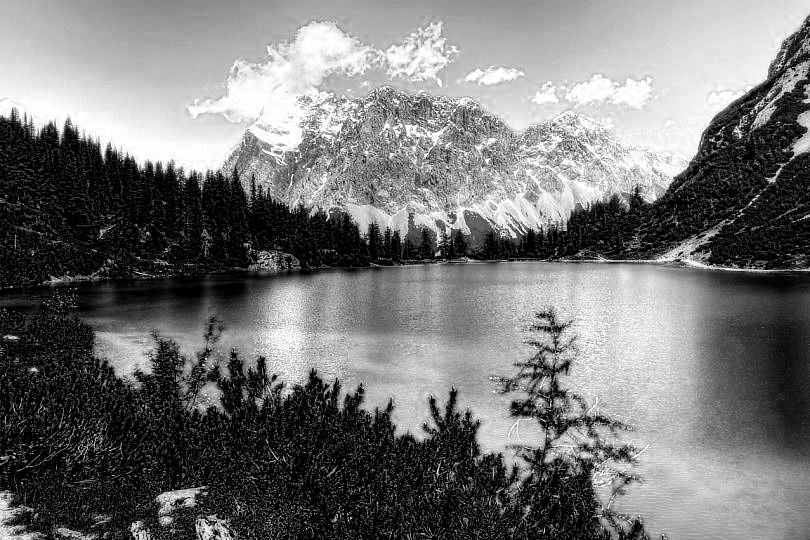
#> input picture imagen_prob1.jpg, 810 x 540 px; the run also reads 1 picture not shown here
$ jupyter execute --allow-errors Cindy_Lab1.ipynb
#> lines starting #> are read from the running program, lines starting #| are printed output that depends on the picture
Cindy Magaly Gutierrez Mendez
20016132

PROBLEMA 1

[cell 1]
import cv2
import numpy as np
import matplotlib.pyplot as plt

[cell 2]
def seleccionar_color(image_path, color):

    # Se carga la imagen
#> called with image_path = 'imagen_prob1.jpg', color = 1
    imagen = cv2.imread(image_path)
#> imagen is the input picture: shape (540, 810, 3); min 0, max 255, mean 118.1

    # Se crea una matriz de ceros del mismo tamaño que la imagen
    resultado = np.zeros_like(imagen)

    if color == 1:  # Mostrar solo el color azul
        resultado[:, :, 0] = imagen[:, :, 0]
    elif color == 2:  # Mostrar solo el color verde
        resultado[:, :, 1] = imagen[:, :, 1]
    elif color == 3:  # Mostrar solo el color rojo
        resultado[:, :, 2] = imagen[:, :, 2]
    elif color == 10:  # Mostrar rojo y verde
        resultado[:, :, 0] = imagen[:, :, 0]
        resultado[:, :, 1] = imagen[:, :, 1]
    elif color == 20:  # Mostrar verde y azul
        resultado[:, :, 1] = imagen[:, :, 1]
        resultado[:, :, 2] = imagen[:, :, 2]
    elif color == 30:  # Mostrar azul y rojo
        resultado[:, :, 0] = imagen[:, :, 0]
        resultado[:, :, 2] = imagen[:, :, 2]
    else:
        raise ValueError("Valor de color no válido")

    return resultado

Ejemplo "imagen_prob1.jpg"

[cell 3]
imagen_resultante = seleccionar_color("imagen_prob1.jpg", 1) # Mostrar solo el color azul

# Mostrar la imagen resultante
plt.imshow(cv2.cvtColor(imagen_resultante, cv2.COLOR_BGR2RGB))
plt.axis('off')  # Oculta ejes
plt.show()

[cell 4]
imagen_resultante = seleccionar_color("imagen_prob1.jpg", 2) # Mostrar solo el color verde

# Mostrar la imagen resultante
plt.imshow(cv2.cvtColor(imagen_resultante, cv2.COLOR_BGR2RGB))
plt.axis('off')  # Oculta ejes
plt.show()

[cell 5]
imagen_resultante = seleccionar_color("imagen_prob1.jpg", 3) # Mostrar solo el color rojo

# Mostrar la imagen resultante
plt.imshow(cv2.cvtColor(imagen_resultante, cv2.COLOR_BGR2RGB))
plt.axis('off')  # Oculta ejes
plt.show()

[cell 6]
imagen_resultante = seleccionar_color("imagen_prob1.jpg", 10) # Mostrar rojo y verde
#> call 4 of seleccionar_color, with image_path = 'imagen_prob1.jpg', color = 10
#> in seleccionar_color (call 4), `resultado[:, :, 1] = imagen[:, :, 1]`:
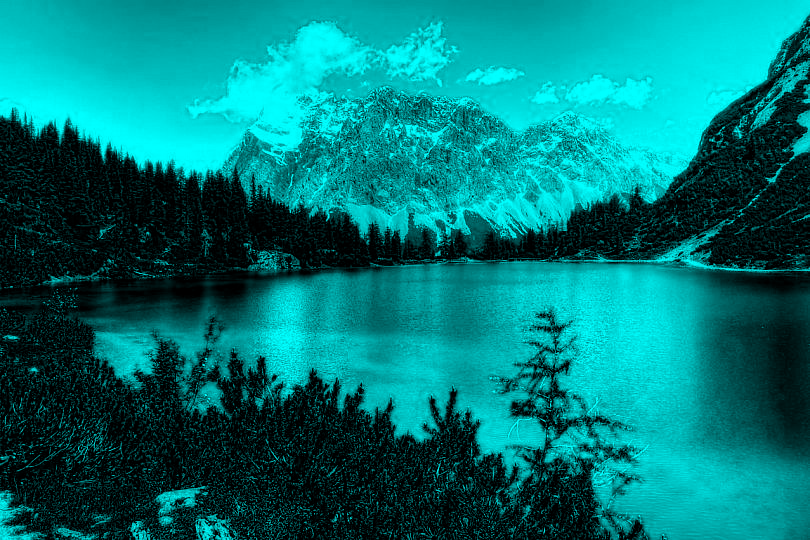
#> resultado: shape (540, 810, 3); mean B, G, R 118.1, 118.1, 0

# Mostrar la imagen resultante
plt.imshow(cv2.cvtColor(imagen_resultante, cv2.COLOR_BGR2RGB))
plt.axis('off')  # Oculta ejes
plt.show()

[cell 7]
imagen_resultante = seleccionar_color("imagen_prob1.jpg", 20) # Mostrar verde y azul

# Mostrar la imagen resultante
plt.imshow(cv2.cvtColor(imagen_resultante, cv2.COLOR_BGR2RGB))
plt.axis('off')  # Oculta ejes
plt.show()

[cell 8]
imagen_resultante = seleccionar_color("imagen_prob1.jpg", 30) # Mostrar azul y rojo
#> in seleccionar_color (call 6), `resultado[:, :, 2] = imagen[:, :, 2]`:
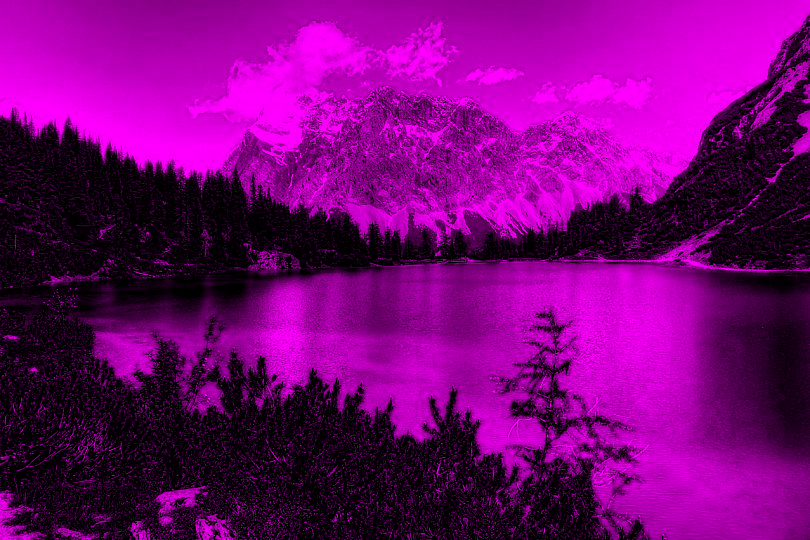
#> resultado: shape (540, 810, 3); mean B, G, R 118.1, 0, 118.1

# Mostrar la imagen resultante
plt.imshow(cv2.cvtColor(imagen_resultante, cv2.COLOR_BGR2RGB))
plt.axis('off')  # Oculta ejes
plt.show()

PROBLEMA 2

[cell 9]
def construir_imagen_color(imagen_roja, imagen_verde, imagen_azul):
    # Cargar las tres imágenes en escala de grises
#> called with imagen_roja = 'imagen1_salida_gray_rojo.jpg', imagen_verde = 'imagen1_salida_gray_verde.jpg', imagen_azul = 'imagen1_salida_gray_azul.jpg'
    img_r = cv2.imread(imagen_roja, cv2.IMREAD_GRAYSCALE)
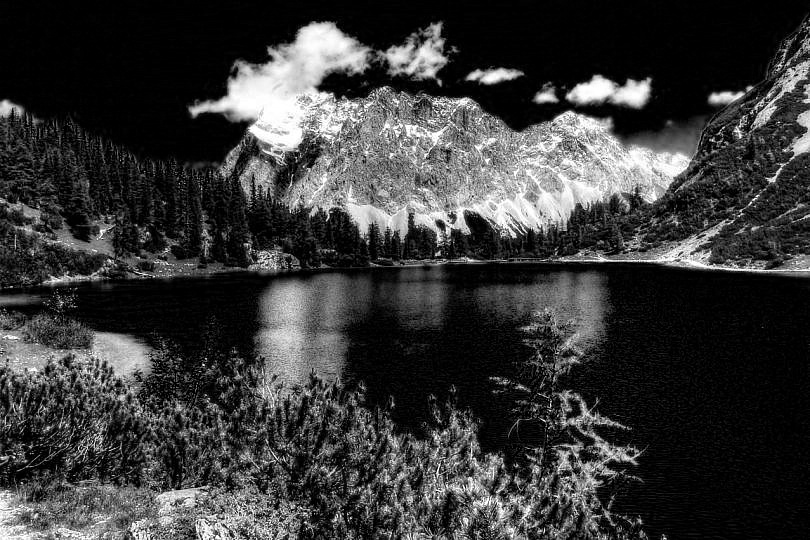
#> input picture imagen1_salida_gray_rojo.jpg, 810 x 540 px
#> img_r is the input picture: shape (540, 810); min 0, max 255, mean 57.5
    img_g = cv2.imread(imagen_verde, cv2.IMREAD_GRAYSCALE)
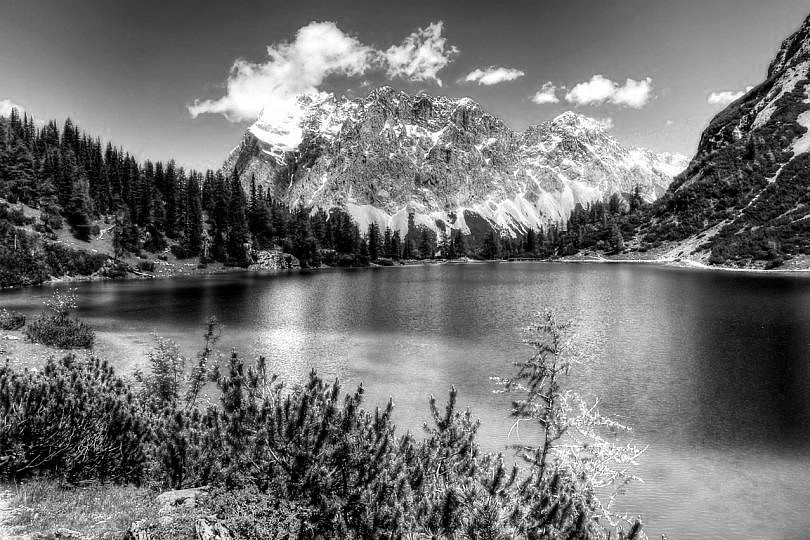
#> input picture imagen1_salida_gray_verde.jpg, 810 x 540 px
#> img_g is the input picture: shape (540, 810); min 0, max 255, mean 113.9
    img_b = cv2.imread(imagen_azul, cv2.IMREAD_GRAYSCALE)
#> img_b: shape (540, 810); min 0, max 255, mean 118.1

    # Crear una imagen en color a partir de las tres imágenes en escala de grises
    imagen_color = np.zeros((img_r.shape[0], img_r.shape[1], 3), dtype=np.uint8)
    imagen_color[:, :, 0] = img_b  # Canal azul
    imagen_color[:, :, 1] = img_g  # Canal verde
    imagen_color[:, :, 2] = img_r  # Canal rojo

    return imagen_color

[cell 10]
imagen_original = construir_imagen_color("imagen1_salida_gray_rojo.jpg", "imagen1_salida_gray_verde.jpg", "imagen1_salida_gray_azul.jpg")

# Mostrar imagen
plt.imshow(cv2.cvtColor(imagen_original, cv2.COLOR_BGR2RGB))
plt.axis('off')  # Ocultar ejes
plt.show()

[cell 11]
imagen_original = construir_imagen_color("imagen2_salida_gray_azul.jpg", "imagen2_salida_gray_verde.jpg", "imagen2_salida_gray_azul.jpg")
#> call 2 of construir_imagen_color, with imagen_roja = 'imagen2_salida_gray_azul.jpg', imagen_verde = 'imagen2_salida_gray_verde.jpg', imagen_azul = 'imagen2_salida_gray_azul.jpg'
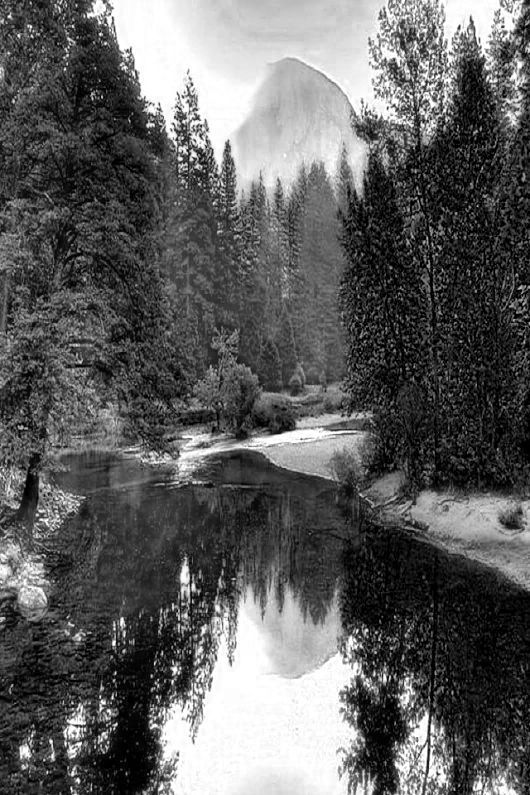
#> input picture imagen2_salida_gray_azul.jpg, 530 x 795 px
#> in construir_imagen_color, img_r is the input picture: shape (795, 530); min 0, max 255, mean 95.1
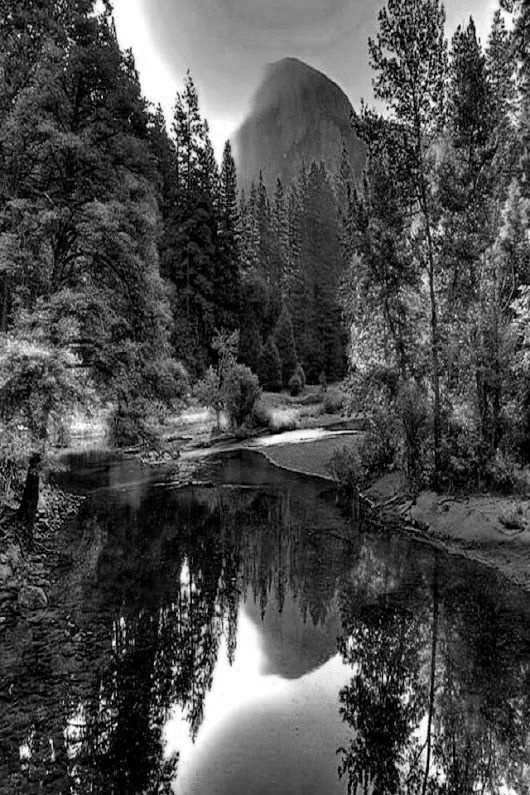
#> input picture imagen2_salida_gray_verde.jpg, 530 x 795 px
#> in construir_imagen_color, img_g is the input picture: shape (795, 530); min 0, max 255, mean 75.3
#> in construir_imagen_color (call 2), `imagen_color[:, :, 1] = img_g`:
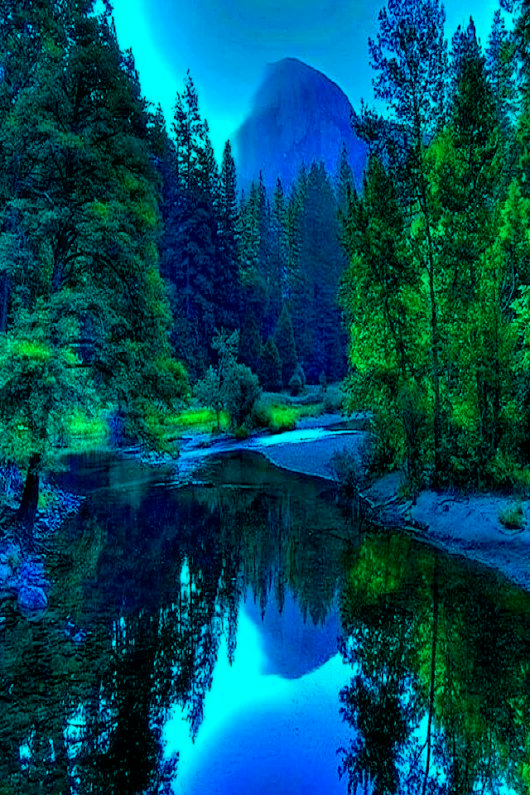
#> imagen_color: shape (795, 530, 3); mean of channels 0, 1, 2 95.1, 75.3, 0; drawn as B, G, R
#> in construir_imagen_color (call 2), `imagen_color[:, :, 2] = img_r`:
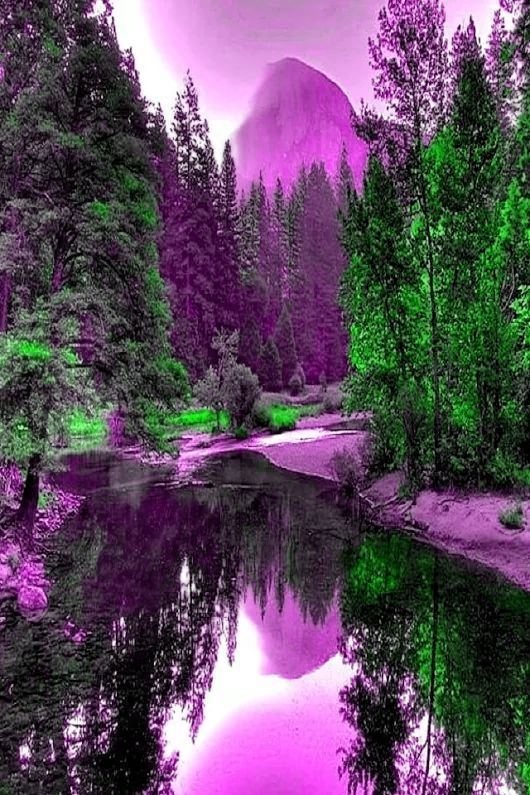
#> imagen_color: shape (795, 530, 3); mean of channels 0, 1, 2 95.1, 75.3, 95.1; drawn as B, G, R

# Mostrar imagen
plt.imshow(cv2.cvtColor(imagen_original, cv2.COLOR_BGR2RGB))
plt.axis('off')  # Ocultar ejes
plt.show()

#> (a cell that did not finish here is left out)


# Mostrar imagen
plt.imshow(cv2.cvtColor(imagen_original, cv2.COLOR_BGR2RGB))
plt.axis('off')  # Ocultar ejes
plt.show()

PROBLEMA 3

[cell 13]
def crear_escala_de_grises_3D(image_path):
    # Cargar la imagen en color
    imagen_original = cv2.imread(image_path)

    # Separar los canales de color
    canal_rojo = imagen_original[:, :, 2]  # Canal rojo
    canal_verde = imagen_original[:, :, 1]  # Canal verde
    canal_azul = imagen_original[:, :, 0]   # Canal azul

    # Crear imágenes en escala de grises en tres dimensiones
    imagen_gris_rojo = cv2.cvtColor(canal_rojo, cv2.COLOR_GRAY2BGR)
    imagen_gris_verde = cv2.cvtColor(canal_verde, cv2.COLOR_GRAY2BGR)
    imagen_gris_azul = cv2.cvtColor(canal_azul, cv2.COLOR_GRAY2BGR)

    return imagen_gris_rojo, imagen_gris_verde, imagen_gris_azul

[cell 14]
# Ejemplo de uso con "imagen_prob1.jpg"
imagen_prob1_gris_rojo, imagen_prob1_gris_verde, imagen_prob1_gris_azul = crear_escala_de_grises_3D("imagen_prob1.jpg")

# Imágenes
plt.figure(figsize=(12, 4))

plt.subplot(131)
plt.imshow(cv2.cvtColor(imagen_prob1_gris_rojo, cv2.COLOR_BGR2RGB))
plt.title("Canal Rojo")
plt.axis('off')

plt.subplot(132)
plt.imshow(cv2.cvtColor(imagen_prob1_gris_verde, cv2.COLOR_BGR2RGB))
plt.title("Canal Verde")
plt.axis('off')

plt.subplot(133)
plt.imshow(cv2.cvtColor(imagen_prob1_gris_azul, cv2.COLOR_BGR2RGB))
plt.title("Canal Azul")
plt.axis('off')

plt.show()

PROBLEMA 4

[cell 15]
def mostrar_histogramas(image_path):
    # Cargar la imagen en color
#> called with image_path = 'imagen_prob1.jpg'
    imagen_original = cv2.imread(image_path)

    # Convertir la imagen en escala de grises utilizando promedio aritmético
    imagen_gris = np.mean(imagen_original, axis=2, dtype=np.uint8)
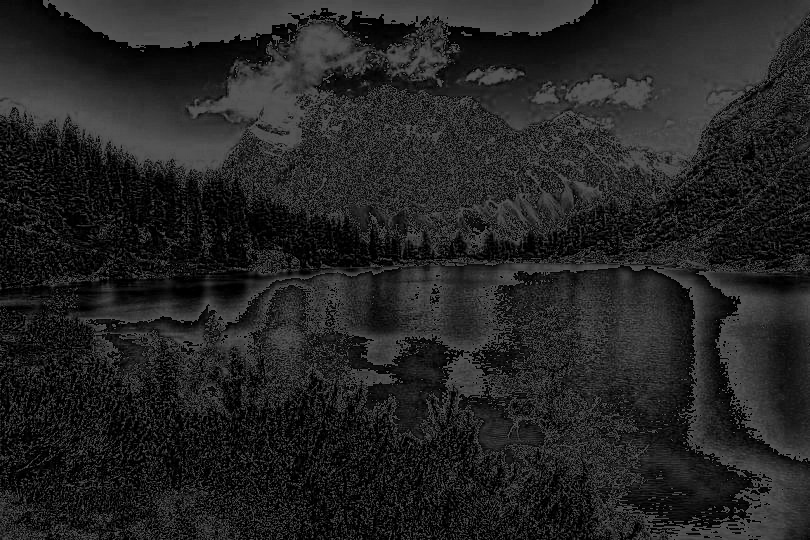
#> imagen_gris: shape (540, 810); min 0, max 85, mean 35.9

    # Calculo de histograma
    hist_rojo = cv2.calcHist([imagen_original], [2], None, [256], [0, 256])
#> hist_rojo = 256 values, max 30870 at index 0, min 698 at index 95, mean 1708.6
    hist_verde = cv2.calcHist([imagen_original], [1], None, [256], [0, 256])
#> hist_verde has the same summary as hist_rojo
    hist_azul = cv2.calcHist([imagen_original], [0], None, [256], [0, 256])
#> hist_azul has the same summary as hist_rojo
    hist_gris = cv2.calcHist([imagen_gris], [0], None, [256], [0, 256])
#> hist_gris = 256 values, max 33901 at index 0, min 0 at index 86, mean 1708.6

    # Calculo de media de la distribución en escala de grises
    media_gris = np.mean(hist_gris)
#> media_gris = 1708.6

    # Crear un arreglo de valores para el eje X (0-255)
    valores_x = np.arange(256)

    # Representar Histogramas
    plt.figure(figsize=(12, 6))

    plt.subplot(221)
    plt.plot(valores_x, hist_rojo, color='red')
    plt.axvline(x=media_gris, color='blue', linestyle='--')
    plt.title("Histograma Canal Rojo")

    plt.subplot(222)
    plt.plot(valores_x, hist_verde, color='green')
    plt.axvline(x=media_gris, color='blue', linestyle='--')
    plt.title("Histograma Canal Verde")

    plt.subplot(223)
    plt.plot(valores_x, hist_azul, color='blue')
    plt.axvline(x=media_gris, color='blue', linestyle='--')
    plt.title("Histograma Canal Azul")

    plt.subplot(224)
    plt.plot(valores_x, hist_gris, color='gray')
    plt.axvline(x=media_gris, color='blue', linestyle='--')
    plt.title("Histograma Escala de Grises")

    plt.tight_layout()
    plt.show()
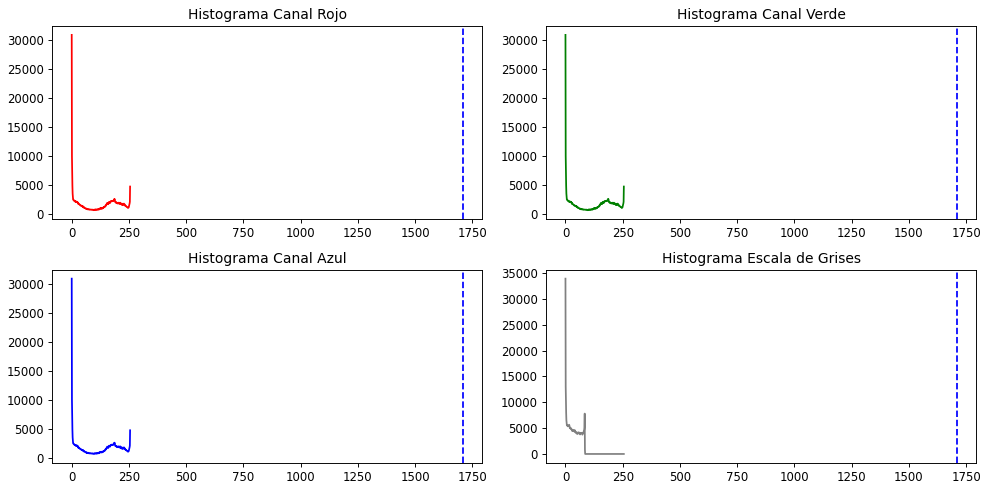
#> figure drawn by matplotlib, 4 panels; panel 1: curve peaks at x = 0, y = 30870; panel 2: curve peaks at x = 0, y = 30870; panel 3: curve peaks at x = 0, y = 30870; panel 4: curve peaks at x = 0, y = 33901
